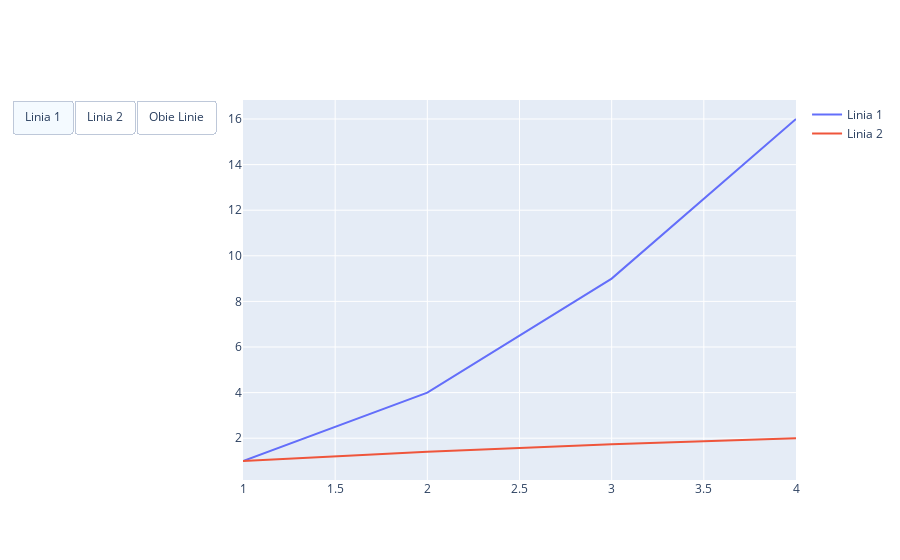

Source (notebook cell):
### Code cell
import plotly.graph_objects as go

# Tworzenie wykresu z dwoma seriami danych
fig = go.Figure()
fig.add_trace(go.Scatter(x=[1, 2, 3, 4], y=[1, 4, 9, 16], mode='lines', name='Linia 1'))
fig.add_trace(go.Scatter(x=[1, 2, 3, 4], y=[1, 1.41, 1.73, 2], mode='lines', name='Linia 2'))

# Dodanie checkboxów do wyboru serii danych
fig.update_layout(
    updatemenus=[
        dict(
            type="buttons",
            direction="right",
            buttons=list([
                dict(label="Linia 1",
                     method="update",
                     args=[{"visible": [True, False]}]),
                dict(label="Linia 2",
                     method="update",
                     args=[{"visible": [False, True]}]),
                dict(label="Obie Linie",
                     method="update",
                     args=[{"visible": [True, True]}]),
            ]),
        ),
    ]
)

fig.show()

### Figure 1 — Plotly figure (JSON) as saved in the notebook; plotly's stock layout.template omitted (floating-point values rounded to 4 significant figures)
{"data": [{"mode": "lines", "name": "Linia 1", "x": [1, 2, 3, 4], "y": [1, 4, 9, 16], "type": "scatter"}, {"mode": "lines", "name": "Linia 2", "x": [1, 2, 3, 4], "y": [1, 1.41, 1.73, 2], "type": "scatter"}], "layout": {"updatemenus": [{"buttons": [{"args": [{"visible": [true, false]}], "label": "Linia 1", "method": "update"}, {"args": [{"visible": [false, true]}], "label": "Linia 2", "method": "update"}, {"args": [{"visible": [true, true]}], "label": "Obie Linie", "method": "update"}], "direction": "right", "type": "buttons"}]}}
